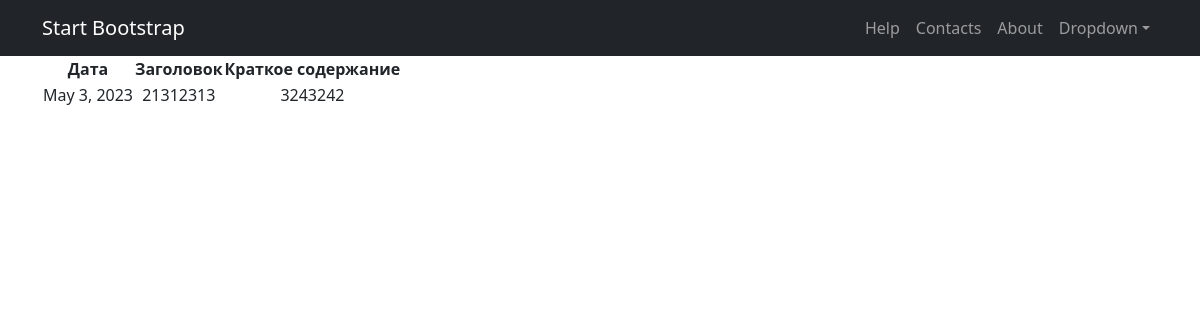
/42/, run on the app's committed database.
### news3/models.py (models this page shows, shortened)
class News(models.Model):
    date = models.DateField(auto_now_add=True)
    header = models.CharField(max_length=50, unique=True)
    description = models.TextField(unique=True)
    email = models.EmailField()
    cat = models.ManyToManyField('Category')

### news3/views.py (the view)
# urls.py: path('<int:pk>/', NewsDetailView.as_view(), name='news_detail'),  # Ссылка на детали товара
class NewsDetailView(DetailView):
    template_name = 'news_detail.html'
    queryset = News.objects.all()
    def get_object(self, *args, **kwargs):
        obj = cache.get(f'product-{self.kwargs["pk"]}', None)
        if not obj:
            obj = super().get_object(queryset=self.queryset)
            cache.set(f'product-{self.kwargs["pk"]}', obj)
        return obj

### templates/news_detail.html (shortened to what this page needs)
{% extends 'flatpages/default.html' %}
{% load cache %}
{% cache 300 news.html %}
{% block content %}
    <table>
        <thead>
            <th>
                Дата
            </th>
            <th>
                Заголовок
            </th>
            <th>
                Краткое содержание
            </th>
      </thead>
        <tr>
             <td>
                {{ news.date }}
            </td>
            <td>
                {{ news.header|title }}
            </td>
            <td>
                {{ news.description }}
            </td>
        </tr>
    </table>
{% endblock content %}
{% endcache %}

### templates/flatpages/default.html (shortened to what this page needs)
{% load static %}
{% load cache %}
{% cache 1000 default.html %}
<!DOCTYPE html>
<html lang="en">
    <head>
  <link href="{% static 'css/styles.css' %}" rel="stylesheet">
    </head>
<body>
        <nav class="navbar navbar-expand-lg navbar-dark bg-dark">
            <div class="container">
                <a class="navbar-brand" href="#">Start Bootstrap</a>
                <div class="collapse navbar-collapse" id="navbarSupportedContent">
                    <ul class="navbar-nav ms-auto mb-2 mb-lg-0">
                        <li class="nav-item"><a class="nav-link" aria-current="page" href="/help">Help</a></li>
                        <li class="nav-item"><a class="nav-link" aria-current="page" href="/contacts">Contacts</a></li>
                        <li class="nav-item"><a class="nav-link" href="/about">About</a></li>
                        <li class="nav-item dropdown">
                            <a class="nav-link dropdown-toggle" id="navbarDropdown" href="#" role="button" data-bs-toggle="dropdown" aria-expanded="false">Dropdown</a>
                        </li>
                    </ul>
                </div>
            </div>
        </nav>
  <div class="container">
    <div class="row">
      <div class="col-lg-12 text-center">
       {% block content %}{% endblock content %}
      </div>
    </div>
  </div>
    </body>
</html>
{% endcache %}

### data on the page
News: date "May 3, 2023", header "21312313", description "3243242"
